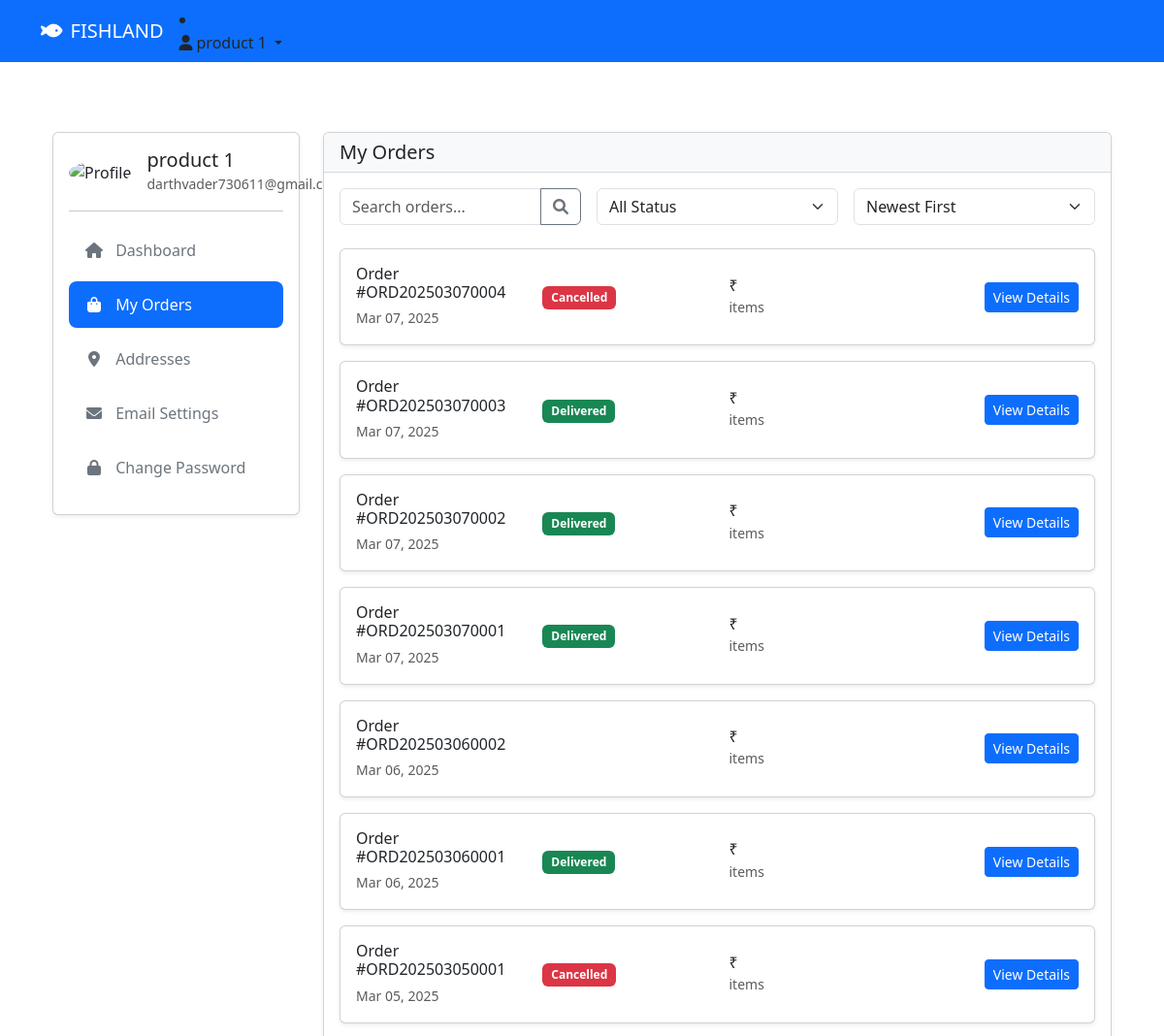
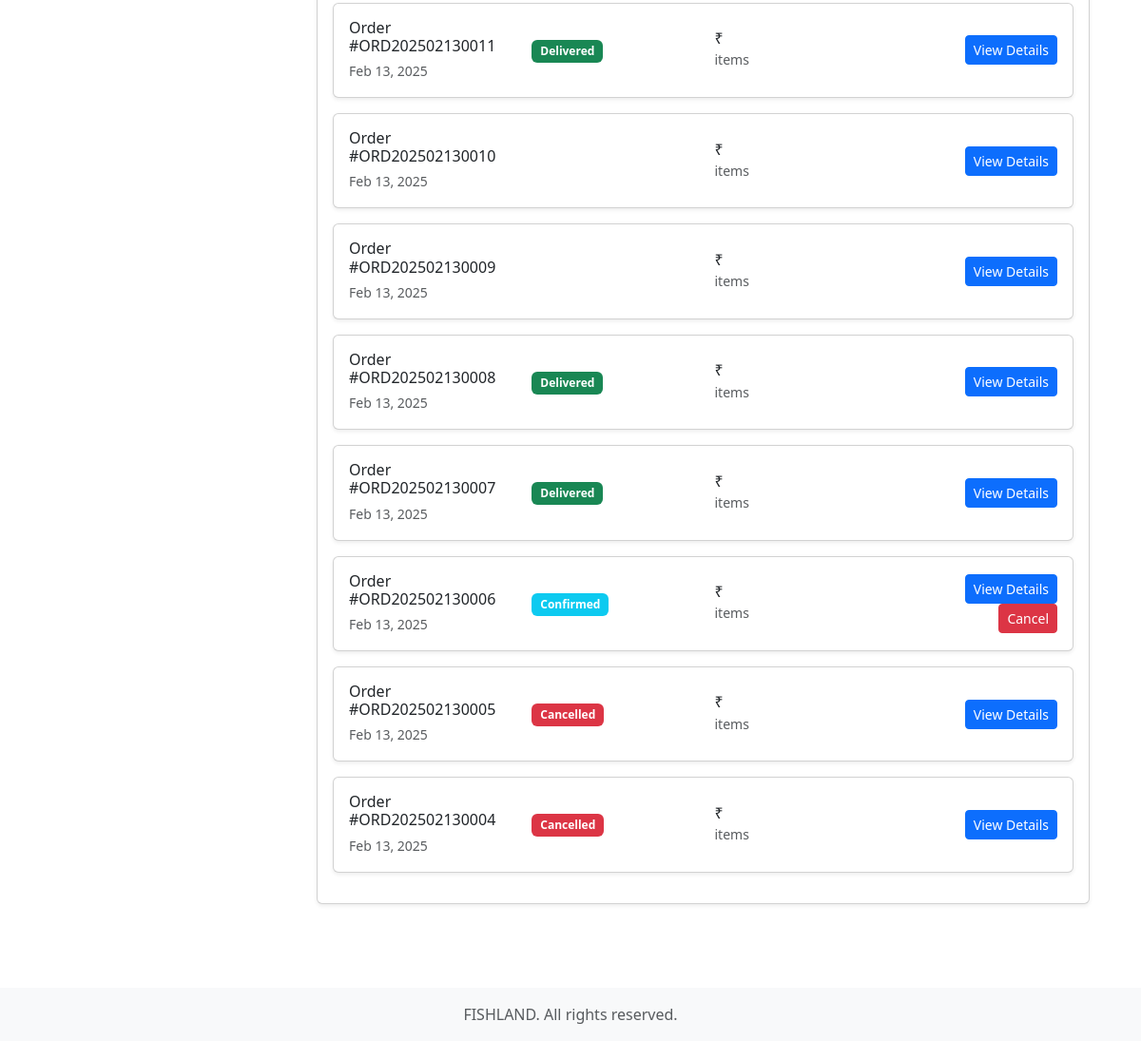
Screenshot of /buyer/orders/ (signed in) with the database file from the repository (2 pictures, top to bottom).
### accounts/models.py (models this page shows, shortened)
class User(AbstractUser):
    class Role(models.TextChoices):
        ADMIN = 'ADMIN', 'Admin'
        SELLER = 'SELLER', 'Seller'
        BUYER = 'BUYER', 'Buyer'
        DELIVERY_BOY = 'DELIVERY_BOY', 'Delivery Boy'
    email = models.EmailField(_('email address'), unique=True)
    role = models.CharField(max_length=15, choices=Role.choices, default=Role.BUYER)
    phone = PhoneNumberField(blank=True)  # Renamed from phone_number
    profile_picture = models.ImageField(upload_to=get_profile_image_path, blank=True, null=True)
    company_name = models.CharField(max_length=100, blank=True)
    address = models.TextField(blank=True)
    gst_number = models.CharField(max_length=15, blank=True)
    is_verified = models.BooleanField(default=False)
    is_deleted = models.BooleanField(default=False)
    USERNAME_FIELD = 'email'
    REQUIRED_FIELDS = ['username']

### orders/models.py (models this page shows, shortened)
class Order(models.Model):
    STATUS_CHOICES = [
        ('PENDING', 'Pending'),
        ('CONFIRMED', 'Confirmed'),
        ('PROCESSING', 'Processing'),
        ('ASSIGNED_TO_DELIVERY', 'Assigned to Delivery'),
        ('OUT_FOR_DELIVERY', 'Out for Delivery'),
        ('DELIVERED', 'Delivered'),
        ('CANCELLED', 'Cancelled'),
    ]
    PAYMENT_STATUS_CHOICES = [
        ('PENDING', 'Pending'),
        ('PAID', 'Paid'),
        ('FAILED', 'Failed'),
        ('REFUNDED', 'Refunded'),
    ]
    PAYMENT_METHOD_CHOICES = [
        ('COD', 'Cash on Delivery'),
        ('ONLINE', 'Online Payment'),
    ]
    CANCELLATION_REASON_CHOICES = [
        ('OUT_OF_STOCK', 'Out of Stock'),
        ('PRICE_MISMATCH', 'Price Mismatch'),
        ('QUALITY_ISSUES', 'Quality Issues'),
        ('DELIVERY_ISSUES', 'Cannot Deliver to Location'),
        ('OTHER', 'Other'),
    ]
    user = models.ForeignKey(settings.AUTH_USER_MODEL, on_delete=models.CASCADE, related_name='orders')
    delivery_boy = models.ForeignKey('delivery.DeliveryProfile', on_delete=models.SET_NULL, null=True, blank=True, related_name='assigned_orders')
    delivery_rating = models.IntegerField(null=True, blank=True, choices=[(i, i) for i in range(1, 6)])
    delivery_feedback = models.TextField(null=True, blank=True)
    order_number = models.CharField(max_length=20, unique=True)
    delivery_address = models.ForeignKey(
        Address,
        on_delete=models.PROTECT,
        related_name='orders',
        null=True,  # Allow null for existing records
    )
    status = models.CharField(max_length=20, choices=STATUS_CHOICES, default='PENDING')
    payment_status = models.CharField(max_length=20, choices=PAYMENT_STATUS_CHOICES, default='PENDING')
    payment_method = models.CharField(max_length=20, choices=PAYMENT_METHOD_CHOICES, default='COD')
    razorpay_order_id = models.CharField(max_length=100, blank=True, null=True)
    razorpay_payment_id = models.CharField(max_length=100, blank=True, null=True)
    razorpay_signature = models.CharField(max_length=200, blank=True, null=True)
    subtotal = models.DecimalField(max_digits=10, decimal_places=2)
    delivery_fee = models.DecimalField(max_digits=10, decimal_places=2)
    total = models.DecimalField(max_digits=10, decimal_places=2)
    delivery_date = models.DateField()
    delivery_time = models.CharField(max_length=10)  # Store as HH:MM format
    delivery_assigned_at = models.DateTimeField(null=True, blank=True)
    delivery_pickup_at = models.DateTimeField(null=True, blank=True)
    delivery_completed_at = models.DateTimeField(null=True, blank=True)
    estimated_delivery_time = models.DateTimeField(null=True, blank=True)
    delivery_feedback = models.TextField(null=True, blank=True)
    delivery_rating = models.IntegerField(null=True, blank=True, choices=[(i, i) for i in range(1, 6)])
    cancellation_reason = models.CharField(max_length=20, choices=CANCELLATION_REASON_CHOICES, null=True, blank=True)
    cancellation_note = models.TextField(blank=True, null=True)
    cancelled_at = models.DateTimeField(null=True, blank=True)
    created_at = models.DateTimeField(auto_now_add=True)
    updated_at = models.DateTimeField(auto_now=True)
    confirmed_at = models.DateTimeField(null=True, blank=True)
    processing_at = models.DateTimeField(null=True, blank=True)
    out_for_delivery_at = models.DateTimeField(null=True, blank=True)
    delivered_at = models.DateTimeField(null=True, blank=True)
    class Meta:
        ordering = ['-created_at']

### buyer/views.py (the view)
# urls.py: path('orders/', views.order_list, name='order_list'),
@login_required
def order_list(request):
    orders = Order.objects.filter(user=request.user).order_by('-created_at')
    return render(request, 'buyer/orders.html', {'orders': orders})

### templates/buyer/orders.html (shortened to what this page needs)
{% extends 'shared/base.html' %}
{% load static %}
{% block content %}
<div class="container py-5">
    <div class="row">
        <div class="col-lg-3">
            <div class="card mb-4">
                <div class="card-body">
                    <div class="d-flex align-items-center mb-3">
                        <div class="flex-shrink-0">
                            <img src="{% static 'images/default-avatar.png' %}" alt="Profile"
                                 class="rounded-circle profile-image">
                        </div>
                        <div class="flex-grow-1 ms-3">
                            <h5 class="mb-0">{{ user.get_full_name }}</h5>
                            <small class="text-muted">{{ user.email }}</small>
                        </div>
                    </div>
                    <hr>
                    <div class="nav flex-column nav-pills">
                        <a class="nav-link" href="{% url 'buyer:dashboard' %}">
                            <i class="fas fa-home me-2"></i> Dashboard
                        </a>
                        <a class="nav-link active" href="{% url 'buyer:order_list' %}">
                            <i class="fas fa-shopping-bag me-2"></i> My Orders
                        </a>
                        <a class="nav-link" href="{% url 'buyer:addresses' %}">
                            <i class="fas fa-map-marker-alt me-2"></i> Addresses
                        </a>
                        <a class="nav-link" href="{% url 'account_email' %}">
                            <i class="fas fa-envelope me-2"></i> Email Settings
                        </a>
                        <a class="nav-link" href="{% url 'account_change_password' %}">
                            <i class="fas fa-lock me-2"></i> Change Password
                        </a>
                    </div>
                </div>
            </div>
        </div>
        <div class="col-lg-9">
            <div class="card">
                <div class="card-header">
                    <h5 class="mb-0">My Orders</h5>
                </div>
                <div class="card-body">
                    <form method="get" class="mb-4">
                        <div class="row g-3">
                            <div class="col-md-4">
                                <div class="input-group">
                                    <input type="text" name="search" class="form-control"
                                           placeholder="Search orders..." value="{{ current_search }}">
                                    <button class="btn btn-outline-secondary" type="submit">
                                        <i class="fas fa-search"></i>
                                    </button>
                                </div>
                            </div>
                            <div class="col-md-4">
                                <select name="status" class="form-select" onchange="this.form.submit()">
                                    <option value="">All Status</option>
                                </select>
                            </div>
                            <div class="col-md-4">
                                <select name="sort" class="form-select" onchange="this.form.submit()">
                                    <option value="-created_at"
                                            {% if current_sort == '-created_at' %}selected{% endif %}>
                                        Newest First
                                    </option>
                                </select>
                            </div>
                        </div>
                    </form>
                    {% if orders %}
                        {% for order in orders %}
                        <div class="card mb-3 order-card">
                            <div class="card-body">
                                <div class="row align-items-center">
                                    <div class="col-md-3">
                                        <h6 class="mb-1">Order #{{ order.order_number }}</h6>
                                        <small class="text-muted">{{ order.created_at|date:"M d, Y" }}</small>
                                    </div>
                                    <div class="col-md-3">
                                        <span class="badge bg-{{ order.status|lower }}">
                                            {{ order.get_status_display }}
                                        </span>
                                    </div>
                                    <div class="col-md-3">
                                        <h6 class="mb-0">₹{{ order.total_amount }}</h6>
                                        <small class="text-muted">{{ order.items.count }} items</small>
                                    </div>
                                    <div class="col-md-3 text-md-end">
                                        <a href="{% url 'buyer:order_detail' order.order_number %}"
                                           class="btn btn-sm btn-primary">
                                            View Details
                                        </a>
                                        {% if order.status == 'PENDING' or order.status == 'CONFIRMED' %}
                                        <a href="{% url 'buyer:cancel_order' order.order_number %}"
                                           class="btn btn-sm btn-danger ms-2">
                                            Cancel
                                        </a>
                                        {% endif %}
                                    </div>
                                </div>
                            </div>
                        </div>
                        {% endfor %}
                    {% endif %}
                </div>
            </div>
        </div>
    </div>
</div>
{% endblock %}

### templates/shared/base.html (shortened to what this page needs)
<!DOCTYPE html>
<html lang="en">
<head>
    <link href="https://cdn.jsdelivr.net/npm/bootstrap@5.3.0/dist/css/bootstrap.min.css" rel="stylesheet">
    {% load static %}
    <link href="{% static 'css/style.css' %}" rel="stylesheet">
    <link href="{% static 'css/orders.css' %}" rel="stylesheet">
    <link href="https://cdnjs.cloudflare.com/ajax/libs/font-awesome/6.0.0/css/all.min.css" rel="stylesheet">
</head>
<body>
    <nav class="navbar navbar-expand-lg navbar-dark bg-primary">
        <div class="container">
            <a class="navbar-brand" href="/">
                <i class="fas fa-fish me-2"></i>FISHLAND
            </a>
            <div class="collapse navbar-collapse" id="navbarNav">
                {% if user.is_authenticated %}
                    {% if user.role == 'ADMIN' %}
                        {% include 'admin/includes/nav.html' %}
                    {% elif user.role == 'SELLER' %}
                        {% include 'seller/includes/nav.html' %}
                    {% else %}
                        <li class="nav-item dropdown">
                            <a class="nav-link dropdown-toggle" href="#" id="userDropdown" role="button"
                               data-bs-toggle="dropdown" aria-expanded="false">
                                <i class="fas fa-user me-1"></i>{{ user.get_full_name|default:user.email }}
                            </a>
                        </li>
                    {% endif %}
                {% endif %}
            </div>
        </div>
    </nav>
    <main class="py-4">
        <div class="container">
            <div class="main-content">
                {% block content %}{% endblock %}
            </div>
        </div>
    </main>
    <footer class="footer bg-light mt-auto py-3">
        <div class="container text-center">
            <span class="text-muted"> FISHLAND. All rights reserved.</span>
        </div>
    </footer>
</body>
</html>

### static/css/style.css (style rules this page uses)
body { min-height: 100vh; display: flex; flex-direction: column; }
main { flex: 1; }
.navbar-brand i { color: #fff; }
.card { box-shadow: 0 0.125rem 0.25rem rgba(0, 0, 0, 0.075); margin-bottom: 1rem; }
.card-header { background-color: #f8f9fa; border-bottom: 1px solid rgba(0, 0, 0, 0.125); }
.badge { padding: 0.5em 0.75em; }

### static/css/orders.css (style rules this page uses)
.badge.bg-confirmed { background-color: #0dcaf0 !important; }
.badge.bg-delivered { background-color: #198754 !important; }
.badge.bg-cancelled { background-color: #dc3545 !important; }
.order-card { transition: transform 0.2s ease-in-out; }
.nav-pills .nav-link { color: #6c757d; border-radius: 0.5rem; padding: 0.75rem 1rem; margin-bottom: 0.5rem; }
.nav-pills .nav-link.active { background-color: #0d6efd; color: #fff; }
.nav-pills .nav-link i { width: 1.25rem; text-align: center; }
.profile-image { width: 50px; height: 50px; object-fit: cover; }
.badge.bg-confirmed { background-color: #0dcaf0; }
.badge.bg-delivered { background-color: #198754; }
.badge.bg-cancelled { background-color: #dc3545; }

### rows the page displays
User: get_full_name "product 1", email "darthvader730611@gmail.com"
Order: order_number "ORD202503070004", created_at "Mar 07, 2025", status "Cancelled"
Order: order_number "ORD202503070003", created_at "Mar 07, 2025", status "Delivered"
Order: order_number "ORD202503070002", created_at "Mar 07, 2025", status "Delivered"
Order: order_number "ORD202503070001", created_at "Mar 07, 2025", status "Delivered"
Order: order_number "ORD202503060002", created_at "Mar 06, 2025"
Order: order_number "ORD202503060001", created_at "Mar 06, 2025", status "Delivered"
Order: order_number "ORD202503050001", created_at "Mar 05, 2025", status "Cancelled"
Order: order_number "ORD202502130011", created_at "Feb 13, 2025", status "Delivered"
Order: order_number "ORD202502130010", created_at "Feb 13, 2025"
Order: order_number "ORD202502130009", created_at "Feb 13, 2025"
Order: order_number "ORD202502130008", created_at "Feb 13, 2025", status "Delivered"
Order: order_number "ORD202502130007", created_at "Feb 13, 2025", status "Delivered"
Order: order_number "ORD202502130006", created_at "Feb 13, 2025", status "Confirmed", shows "Cancel"
Order: order_number "ORD202502130005", created_at "Feb 13, 2025", status "Cancelled"
Order: order_number "ORD202502130004", created_at "Feb 13, 2025", status "Cancelled"
